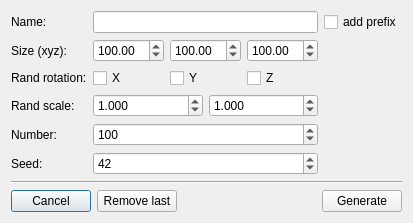
<?xml version="1.0" encoding="UTF-8"?>
<ui version="4.0">
 <class>ObjectInstancingDialog</class>
 <widget class="QDialog" name="ObjectInstancingDialog">
  <property name="geometry">
   <rect>
    <x>0</x>
    <y>0</y>
    <width>383</width>
    <height>213</height>
   </rect>
  </property>
  <property name="windowTitle">
   <string>Dialog</string>
  </property>
  <layout class="QVBoxLayout" name="verticalLayout">
   <item>
    <layout class="QGridLayout" name="gridLayout">
     <item row="2" column="1">
      <layout class="QHBoxLayout" name="horizontalLayout_3">
       <item>
        <widget class="QCheckBox" name="randRotX">
         <property name="text">
          <string>X</string>
         </property>
        </widget>
       </item>
       <item>
        <widget class="QCheckBox" name="randRotY">
         <property name="text">
          <string>Y</string>
         </property>
        </widget>
       </item>
       <item>
        <widget class="QCheckBox" name="randRotZ">
         <property name="text">
          <string>Z</string>
         </property>
        </widget>
       </item>
      </layout>
     </item>
     <item row="5" column="0">
      <widget class="QLabel" name="label_4">
       <property name="text">
        <string>Seed:</string>
       </property>
      </widget>
     </item>
     <item row="5" column="1">
      <widget class="QSpinBox" name="seed">
       <property name="maximum">
        <number>999999999</number>
       </property>
       <property name="value">
        <number>42</number>
       </property>
      </widget>
     </item>
     <item row="0" column="0">
      <widget class="QLabel" name="label">
       <property name="text">
        <string>Name:</string>
       </property>
      </widget>
     </item>
     <item row="4" column="0">
      <widget class="QLabel" name="label_3">
       <property name="text">
        <string>Number:</string>
       </property>
      </widget>
     </item>
     <item row="0" column="2">
      <widget class="QCheckBox" name="prefix">
       <property name="text">
        <string>add prefix</string>
       </property>
      </widget>
     </item>
     <item row="4" column="1">
      <widget class="QSpinBox" name="number">
       <property name="maximum">
        <number>999999</number>
       </property>
       <property name="value">
        <number>100</number>
       </property>
      </widget>
     </item>
     <item row="0" column="1">
      <widget class="QLineEdit" name="name"/>
     </item>
     <item row="1" column="0">
      <widget class="QLabel" name="label_2">
       <property name="text">
        <string>Size (xyz):</string>
       </property>
      </widget>
     </item>
     <item row="1" column="1">
      <layout class="QHBoxLayout" name="horizontalLayout">
       <item>
        <widget class="QDoubleSpinBox" name="sizeX">
         <property name="maximum">
          <double>9999.989999999999782</double>
         </property>
         <property name="value">
          <double>100.000000000000000</double>
         </property>
        </widget>
       </item>
       <item>
        <widget class="QDoubleSpinBox" name="sizeY">
         <property name="maximum">
          <double>9999.989999999999782</double>
         </property>
         <property name="value">
          <double>100.000000000000000</double>
         </property>
        </widget>
       </item>
       <item>
        <widget class="QDoubleSpinBox" name="sizeZ">
         <property name="maximum">
          <double>9999.989999999999782</double>
         </property>
         <property name="value">
          <double>100.000000000000000</double>
         </property>
        </widget>
       </item>
      </layout>
     </item>
     <item row="2" column="0">
      <widget class="QLabel" name="label_5">
       <property name="text">
        <string>Rand rotation:</string>
       </property>
      </widget>
     </item>
     <item row="3" column="0">
      <widget class="QLabel" name="label_6">
       <property name="text">
        <string>Rand scale:</string>
       </property>
      </widget>
     </item>
     <item row="3" column="1">
      <layout class="QHBoxLayout" name="horizontalLayout_4">
       <item>
        <widget class="QDoubleSpinBox" name="scaleMin">
         <property name="decimals">
          <number>3</number>
         </property>
         <property name="minimum">
          <double>0.000000000000000</double>
         </property>
         <property name="maximum">
          <double>10000.000000000000000</double>
         </property>
         <property name="value">
          <double>1.000000000000000</double>
         </property>
        </widget>
       </item>
       <item>
        <widget class="QDoubleSpinBox" name="scaleMax">
         <property name="decimals">
          <number>3</number>
         </property>
         <property name="minimum">
          <double>0.000000000000000</double>
         </property>
         <property name="maximum">
          <double>10000.000000000000000</double>
         </property>
         <property name="value">
          <double>1.000000000000000</double>
         </property>
        </widget>
       </item>
      </layout>
     </item>
    </layout>
   </item>
   <item>
    <widget class="Line" name="line">
     <property name="orientation">
      <enum>Qt::Horizontal</enum>
     </property>
    </widget>
   </item>
   <item>
    <layout class="QHBoxLayout" name="horizontalLayout_2">
     <item>
      <widget class="QPushButton" name="cancel">
       <property name="text">
        <string>Cancel</string>
       </property>
      </widget>
     </item>
     <item>
      <widget class="QPushButton" name="remLast">
       <property name="text">
        <string>Remove last</string>
       </property>
      </widget>
     </item>
     <item>
      <spacer name="horizontalSpacer">
       <property name="orientation">
        <enum>Qt::Horizontal</enum>
       </property>
       <property name="sizeHint" stdset="0">
        <size>
         <width>40</width>
         <height>20</height>
        </size>
       </property>
      </spacer>
     </item>
     <item>
      <widget class="QPushButton" name="generate">
       <property name="text">
        <string>Generate</string>
       </property>
      </widget>
     </item>
    </layout>
   </item>
  </layout>
 </widget>
 <resources/>
 <connections/>
</ui>
